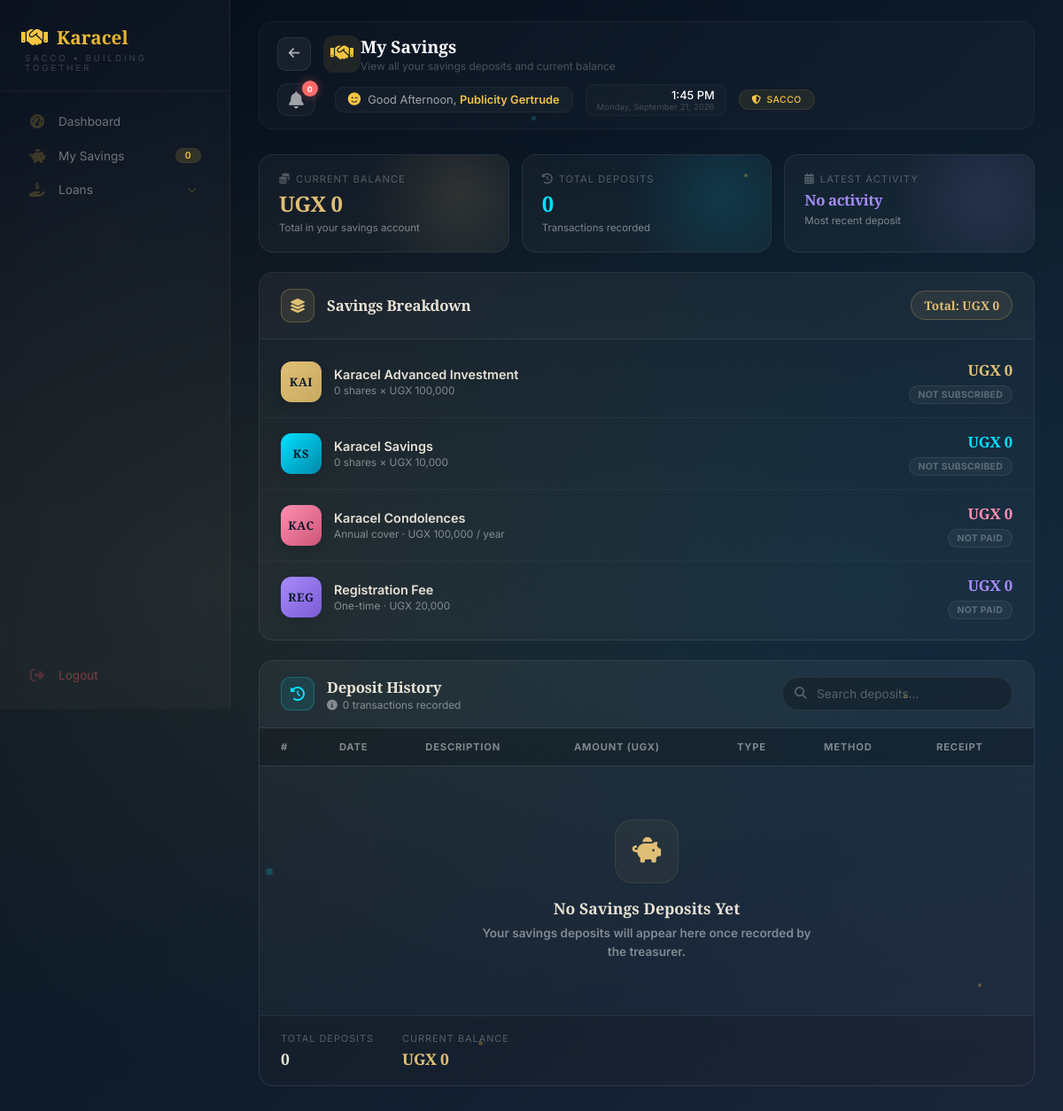
The app's page /member/savings (signed in), older data.
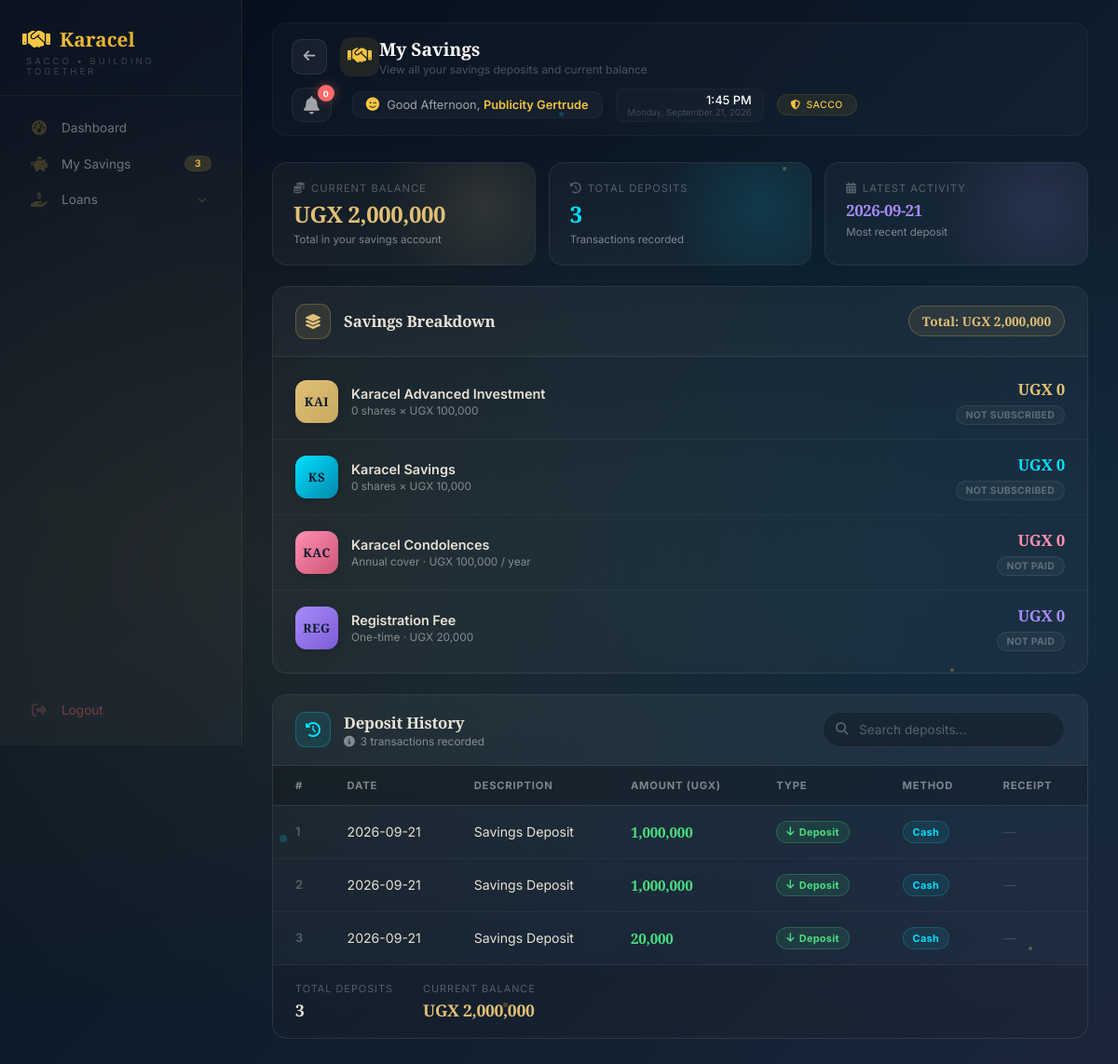
The same page, newer data.
### tables this page shows
CREATE TABLE users (
        id INTEGER PRIMARY KEY AUTOINCREMENT,
        full_name TEXT NOT NULL,
        gender TEXT,
        dob TEXT,
        sacco_number TEXT UNIQUE NOT NULL,
        email TEXT,
        phone TEXT,
        address TEXT,
        password TEXT NOT NULL,
        role TEXT DEFAULT 'member',
        status TEXT DEFAULT 'active',
        savings_balance REAL DEFAULT 0,
        next_of_kin_name TEXT,
        relationship TEXT,
        next_of_kin_phone TEXT,
        registration_date TIMESTAMP DEFAULT CURRENT_TIMESTAMP
    , kai_shares INTEGER DEFAULT 0, ks_shares INTEGER DEFAULT 0, kac_paid INTEGER DEFAULT 0, kac_paid_date TEXT, registration_fee_paid INTEGER DEFAULT 0, registration_fee_paid_date TEXT);

CREATE TABLE savings_deposits (
            id INTEGER PRIMARY KEY AUTOINCREMENT,
            user_id INTEGER NOT NULL,
            amount REAL NOT NULL,
            deposit_date TEXT NOT NULL,
            payment_method TEXT,
            receipt_number TEXT,
            notes TEXT,
            created_at TIMESTAMP DEFAULT CURRENT_TIMESTAMP, reference TEXT, savings_type TEXT DEFAULT "KAI", shares INTEGER DEFAULT 0,
            FOREIGN KEY (user_id) REFERENCES users(id)
        );

### app.py (the view)
@app.route("/member/savings")
def member_savings():
    if "user_id" not in session:
        return redirect("/login")
    user_id = session["user_id"]
    db = get_db()
    try:
        member = db.execute("SELECT * FROM users WHERE id = ?", (user_id,)).fetchone()
        if not member:
            db.close()
            flash('Member not found', 'danger')
            return redirect(url_for('member_dashboard'))
        savings_deposits = db.execute("""
            SELECT * FROM savings_deposits
            WHERE user_id = ?
            ORDER BY deposit_date DESC, created_at DESC
        """, (user_id,)).fetchall()
        savings_balance = float(member['savings_balance'] or 0)
        total_savings = savings_balance
        db.close()
        return render_template(
            "member/member-savings.html",
            savings_deposits=savings_deposits,
            savings_balance=savings_balance,
            total_savings=total_savings,
            member=member
        )
    except Exception as e:
        db.close()
        flash(f'Error loading savings: {str(e)}', 'danger')
        return redirect(url_for('member_dashboard'))

### app.py (called while the page is built)
def get_db():
    conn = sqlite3.connect("sacco.db")
    conn.row_factory = sqlite3.Row
    return conn

@app.context_processor
def inject_globals():
    from datetime import datetime
    completed_loans = 0
    try:
        if 'user_id' in session:
            role = session.get('role', '')
            if role in ['treasurer', 'admin', 'chairperson']:
                db = get_db()
                completed_loans = db.execute("SELECT COUNT(*) FROM loans WHERE status = 'completed'").fetchone()[0]
                db.close()
    except Exception as e:
        print(f"Error getting completed_loans: {e}")
    return {
        'now': datetime.now(),
        'completed_loans': completed_loans
    }

### templates/member/member-savings.html (shortened to what the changed rows need)
{% extends "member/member-base.html" %}
{% block page_title %}My Savings{% endblock %}
{% block content %}
{% set savings_deposits = savings_deposits|default([]) %}
{% set savings_balance = savings_balance|default(0) %}
{% set total_savings = total_savings|default(0) %}
<div class="savings-page">
    <div class="savings-summary-strip">
        <div class="savings-summary-card accent-gold">
            <div class="ss-label"><i class="fas fa-coins"></i> Current Balance</div>
            <div class="ss-value gold">UGX {{ "{:,.0f}".format(savings_balance) if savings_balance else '0' }}</div>
            <div class="ss-sub">Total in your savings account</div>
        </div>
        <div class="savings-summary-card accent-blue">
            <div class="ss-label"><i class="fas fa-history"></i> Total Deposits</div>
            <div class="ss-value blue">{{ savings_deposits|length if savings_deposits else 0 }}</div>
            <div class="ss-sub">Transactions recorded</div>
        </div>
        <div class="savings-summary-card accent-purple">
            <div class="ss-label"><i class="fas fa-calendar-alt"></i> Latest Activity</div>
            <div class="ss-value purple" style="font-size: 1.05rem;">
                {% if savings_deposits and savings_deposits|length > 0 %}
                    {{ savings_deposits[0].deposit_date }}
                {% else %}
                    No activity
                {% endif %}
            </div>
            <div class="ss-sub">Most recent deposit</div>
        </div>
    </div>
    <div class="savings-breakdown-panel">
        <div class="savings-breakdown-header">
            <div class="icon-box"><i class="fas fa-layer-group"></i></div>
            <h3>Savings Breakdown</h3>
            <span class="total-pill">
                Total: UGX {{ "{:,.0f}".format(savings_balance) if savings_balance else '0' }}
            </span>
        </div>
    </div>
    <div class="deposits-panel">
        <div class="deposits-header">
            <div class="deposits-header-left">
                <div>
                    <h3>Deposit History</h3>
                    <div class="subtext">
                        <i class="fas fa-info-circle"></i>
                        {{ savings_deposits|length if savings_deposits else 0 }} transaction{{ 's' if (savings_deposits|length if savings_deposits else 0) != 1 else '' }} recorded
                    </div>
                </div>
            </div>
        </div>
        <div class="sv-table-wrapper">
            <table class="sv-table" id="savingsTable">
                <thead>
                    <tr>
                        <th>#</th>
                        <th>Date</th>
                        <th>Description</th>
                        <th>Amount (UGX)</th>
                        <th>Type</th>
                        <th>Method</th>
                        <th>Receipt</th>
                    </tr>
                </thead>
                <tbody id="tableBody">
                    {% if savings_deposits and savings_deposits|length > 0 %}
                        {% for deposit in savings_deposits %}
                            <tr>
                                <td>{{ loop.index }}</td>
                                <td>{{ deposit.deposit_date }}</td>
                                <td>{{ deposit.notes or 'Savings Deposit' }}</td>
                                <td><strong>{{ "{:,.0f}".format(deposit.amount) }}</strong></td>
                                <td>
                                    {% if deposit.payment_method == 'registration' %}
                                        <span class="sv-badge type-initial"><i class="fas fa-flag"></i> Initial</span>
                                    {% else %}
                                        <span class="sv-badge type-deposit"><i class="fas fa-arrow-down"></i> Deposit</span>
                                    {% endif %}
                                </td>
                                <td>
                                    <span class="sv-badge method">
                                        {{ deposit.payment_method|capitalize if deposit.payment_method else 'Cash' }}
                                    </span>
                                </td>
                                <td>
                                    {% if deposit.receipt_number %}
                                        <span class="sv-receipt" title="Receipt available">
                                            <i class="fas fa-paperclip"></i> {{ deposit.receipt_number }}
                                        </span>
                                    {% else %}
                                        <span style="color: rgba(255,255,255,0.15);">—</span>
                                    {% endif %}
                                </td>
                            </tr>
                        {% endfor %}
                    {% else %}
                        <tr>
                            <td colspan="7" class="sv-empty-state">
                                <div class="empty-icon"><i class="fas fa-piggy-bank"></i></div>
                                <h4>No Savings Deposits Yet</h4>
                                <p>Your savings deposits will appear here once recorded by the treasurer.</p>
                            </td>
                        </tr>
                    {% endif %}
                </tbody>
            </table>
        </div>
        <div class="sv-table-footer">
            <div class="sv-footer-stats">
                <div class="sv-footer-stat">
                    <span class="fs-label">Total Deposits</span>
                    <span class="fs-value">{{ savings_deposits|length if savings_deposits else 0 }}</span>
                </div>
                <div class="sv-footer-stat">
                    <span class="fs-label">Current Balance</span>
                    <span class="fs-value highlight">UGX {{ "{:,.0f}".format(savings_balance) if savings_balance else '0' }}</span>
                </div>
            </div>
        </div>
    </div>
</div>
{% endblock %}

### templates/member/member-base.html (shortened to what this page needs)
<!DOCTYPE html>
<html lang="en">
<head>
    <link rel="stylesheet" href="https://cdnjs.cloudflare.com/ajax/libs/font-awesome/6.4.0/css/all.min.css">
    <link rel="stylesheet" href="{{ url_for('static', filename='member_dashboard.css') }}">
</head>
<body>
<div class="particles">
    <div class="particle"></div>
    <div class="particle"></div>
    <div class="particle"></div>
    <div class="particle"></div>
    <div class="particle"></div>
    <div class="particle"></div>
    <div class="particle"></div>
    <div class="particle"></div>
</div>
<div class="dashboard-wrapper">
    <aside class="sidebar">
        <div class="sidebar-logo">
            <h2><i class="fas fa-handshake"></i> <span>Karacel</span></h2>
            <p>SACCO • Building Together</p>
        </div>
        <div class="sidebar-nav">
            <a href="#" onclick="navigateTo('dashboard', event)" class="nav-item {% if active_page == 'dashboard' %}active{% endif %}">
                <i class="fas fa-tachometer-alt"></i>
                <span>Dashboard</span>
            </a>
            <a href="#" onclick="navigateTo('savings', event)" class="nav-item {% if active_page == 'savings' %}active{% endif %}">
                <i class="fas fa-piggy-bank"></i>
                <span>My Savings</span>
                <span class="badge">{{ savings_deposits|length if savings_deposits else 0 }}</span>
            </a>
            <div class="nav-dropdown">
                <a href="#" class="nav-item nav-dropdown-toggle" onclick="toggleDropdown(event)">
                    <i class="fas fa-hand-holding-usd"></i>
                    <span>Loans</span>
                    <i class="fas fa-chevron-down"></i>
                </a>
            </div>
            <a href="{{ url_for('logout') }}" class="nav-item logout">
                <i class="fas fa-sign-out-alt"></i>
                <span>Logout</span>
            </a>
        </div>
    </aside>
    <div class="dashboard-container">
        <div class="modern-app-bar">
            <div class="app-bar-left">
                <button type="button" class="nav-back-btn" onclick="history.back()" title="Go back">
                    <i class="fas fa-arrow-left"></i>
                </button>
                <div class="app-bar-icon">
                    <i class="fas fa-handshake"></i>
                </div>
                <div class="app-bar-title">
                    <h2 id="pageTitle">{% block page_title %}Dashboard{% endblock %}</h2>
                    <p id="pageSubtitle">{% block page_subtitle %}Your SACCO overview{% endblock %}</p>
                </div>
            </div>
            <div class="app-bar-right">
                <div class="notification-bell-wrapper" onclick="toggleNotificationDropdown(event)">
                    <i class="fas fa-bell bell-icon"></i>
                    <span class="bell-badge {% if unread_count == 0 %}zero{% endif %}" id="notificationBadge">
                        {{ unread_count if unread_count is defined else 0 }}
                    </span>
                </div>
                <div class="greeting-widget">
                    <i class="fas fa-smile-wink"></i>
                    <span class="greeting-text">
                        Good <span id="greetingTime">Evening</span>,
                        <span id="greetingName" class="greeting-name">{{ member.full_name | safe if member else 'Member' }}</span>
                    </span>
                </div>
                <div class="date-widget">
                    <div class="time" id="currentTime">--:-- --</div>
                    <div class="date" id="currentDate">Loading...</div>
                </div>
                <div class="sacco-badge">
                    <i class="fas fa-shield-alt"></i> SACCO
                </div>
            </div>
        </div>
        {% block content %}
        {% endblock %}
    </div>
</div>
</body>
</html>

Row changes from the older to the newer data that the page shows:
changed users "Publicity Gertrude": savings_balance (not shown) → "2,000,000"
added savings_deposits: deposit_date "2026-09-21", notes "Savings Deposit", amount "1,000,000", payment_method "Cash"
added savings_deposits: deposit_date "2026-09-21", notes "Savings Deposit", amount "1,000,000", payment_method "Cash"
added savings_deposits: deposit_date "2026-09-21", notes "Savings Deposit", amount "20,000", payment_method "Cash"
Text that changed along with them:
{{ savings_deposits|length if savings_deposits else 0 }}: "0" → "3"
{{ "{:,.0f}".format(savings_balance) if savings_balance else '0' }}: "0" → (not shown)
text no longer shown: "No activity No Savings Deposits Yet Your savings deposits will appear here once recorded by the treasurer."
